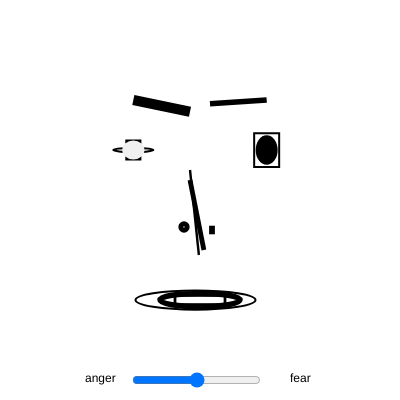
Frame 1 (no input)
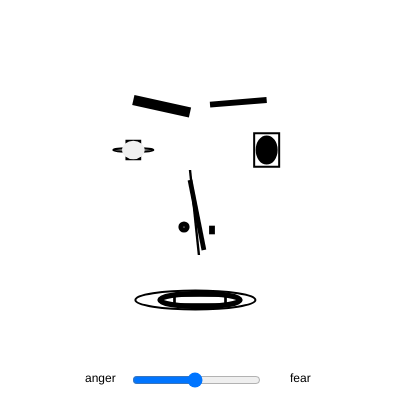
Frame 60 (no input)
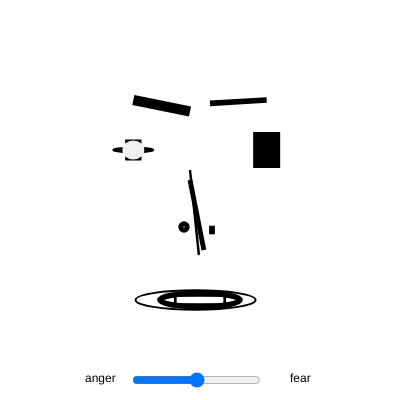
Frame 120 (the mouse pressed at the canvas centre since frame 60)

The p5.js sketch that drew these frames (run headless with seeded random() and noise() and a simulated clock; from frame 60 on, the mouse is pressed at the canvas centre):

// p5.js sketch
// ── sketch.js
let surprise = 55; // 10-100 (anger to fear)
let slider, blink = 0;

function setup() {
  createCanvas(400, 400);
  rectMode(CENTER);
  strokeCap(SQUARE);
  noStroke();

  slider = createSlider(10, 100, 100);
  slider.value(surprise); // middle
  slider.position(130, 370);
  slider.input(sliderMoved);
}

function sliderMoved() {
  surprise = slider.value();
}

function mouseClicked() {
  if (mouseY < 370) { //ignore slider
    surprise = random(0, 100);
  }
}

function draw() {
  background(255);

  labels();
  eyes();
  nose();
  mouth();

  // slightly change slider
  slider.value(surprise += random(-.5, .5));
}

//////////////// features ///////////////////

function eyes() {

  stroke(0);

  // eyebrows
  strokeWeight(map(surprise, 15, 100, 15,5));
  line(width * 1 / 3, 100,
    (width / 2 - 10), map(surprise, 15, 100, 140, 80));

  strokeWeight(map(surprise, 15, 100, 9,2));
  line(width * 2 / 3, 100,
    (width / 2 + 10), map(surprise, 20, 100, 130, 70));

  // eyes
  noFill();
  strokeWeight(2);
  if (millis() - blink < 0) fill(0);
  ellipse(width * 1 / 3, 150, 40, map(surprise, 15, 100, -10, 20));
  rect(width * 2 / 3, 150, 25, surprise / 4 + 20);

  // pupils
  fill(0);
  ellipse(width * 2 / 3, 150, 20, surprise / 2);
  strokeWeight(2);
  rect(width * 1 / 3, 150,
    map(surprise, 15, 100, 0, 30),
    map(surprise, 15, 100, 0, 40));
  fill(240);
  noStroke();
  ellipse(width * 1 / 3, 150,
    map(surprise, 100, 15, 2, 40),
    map(surprise, 15, 100, 0, 40));
  stroke(0);

  if (random() < .007) blink = millis() + random(50, 100);
}

function nose() {

  noFill();

  // nose
  let sw = map(surprise, 15, 100, 2, 8);
  strokeWeight(sw);
  strokeCap(SQUARE);
  line(width / 2 - 10, 180,
    (width / 2 - 10) + 15 - surprise / 50, 250);
  strokeWeight(sw / 2);
  line(width / 2 - 10, 170,
    (width / 2 - 10) + 10 - surprise / 50, 255);

  // nostrils
  strokeWeight(5);
  ellipse(width * .46, 227, map(surprise, 15, 100, 3, 10));
  strokeWeight(3);
  let sz = map(surprise, 15, 100, 7, 4);
  rect(width * .53, 230, sz / 2, sz);
}

function mouth() {

  // mouth
  strokeWeight(2);
  ellipse(width / 2 + surprise / 10 - 10, 300, 120, surprise * .35);
  strokeWeight(surprise / 10);
  ellipse(width / 2, 300, 80, surprise * .24);
  strokeWeight(surprise / 20);
  rect(width / 2, 300, 5 + 100 - surprise, surprise / 6);
}

function labels() {

  noStroke();
  fill(0);
  text("anger", 85, 382);
  text("fear", 290, 382);
}
